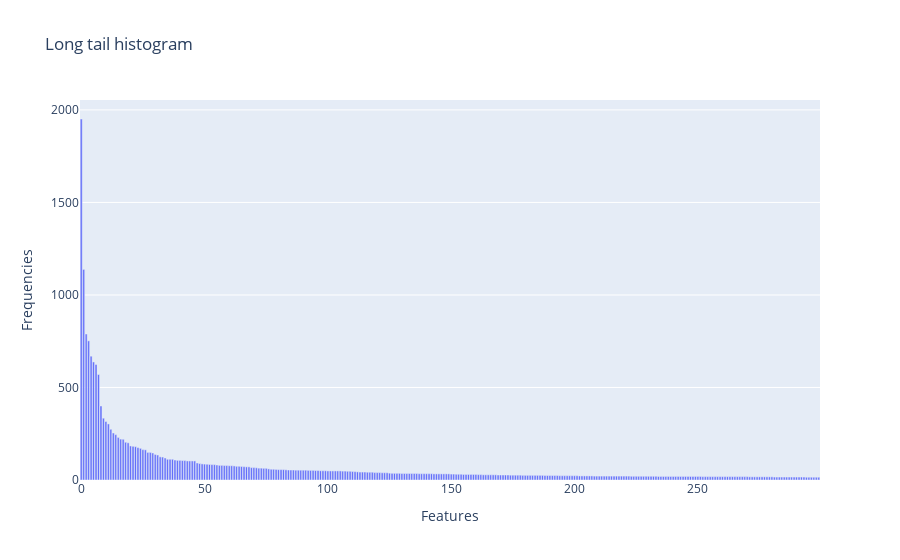

Write notebook code for a chart like this one.
### Code cell
# Use the top 300 most frequently appearing features to plot the long tail histogram.
freq_sort = term_frequencies[idx_list[0:300]]

fig = px.bar(
             y=freq_sort.tolist()[0:300],
             labels = {'x':'Features', 'y':'Frequencies'},
             title  = "Long tail histogram"
            )
fig.show()

### Figure 1 — Plotly figure (JSON) as saved in the notebook; plotly's stock layout.template omitted (floating-point values rounded to 4 significant figures; data arrays with more than 128 entries replaced by an {"elided": "..."} marker saying what was removed)
{"data": [{"alignmentgroup": "True", "hovertemplate": "Features=%{x}<br>Frequencies=%{y}<extra></extra>", "legendgroup": "", "marker": {"color": "#636efa", "pattern": {"shape": ""}}, "name": "", "offsetgroup": "", "orientation": "v", "showlegend": false, "textposition": "auto", "type": "bar", "x": {"elided": "300 int values"}, "xaxis": "x", "y": {"elided": "300 int values"}, "yaxis": "y"}], "layout": {"barmode": "relative", "legend": {"tracegroupgap": 0}, "title": {"text": "Long tail histogram"}, "xaxis": {"anchor": "y", "domain": [0, 1], "title": {"text": "Features"}}, "yaxis": {"anchor": "x", "domain": [0, 1], "title": {"text": "Frequencies"}}}}
